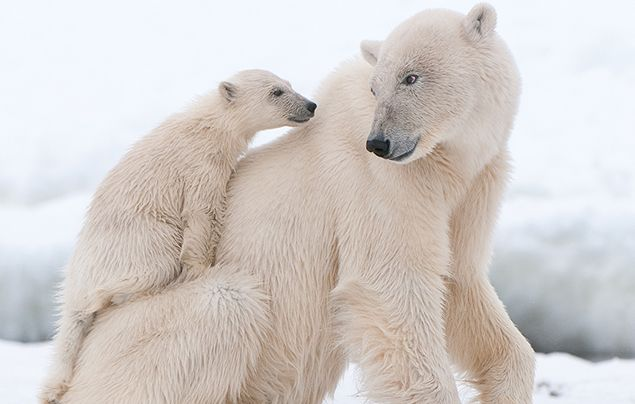
#> input picture session32/input/Polar-Bear.jpg, 635 x 404 px
$ python histogram.py
#> lines starting #> are read from the running program, lines starting #| are printed output that depends on the picture
import cv2
import matplotlib.pyplot as plt

image = cv2.imread('input/Polar-Bear.jpg', cv2.IMREAD_GRAYSCALE)
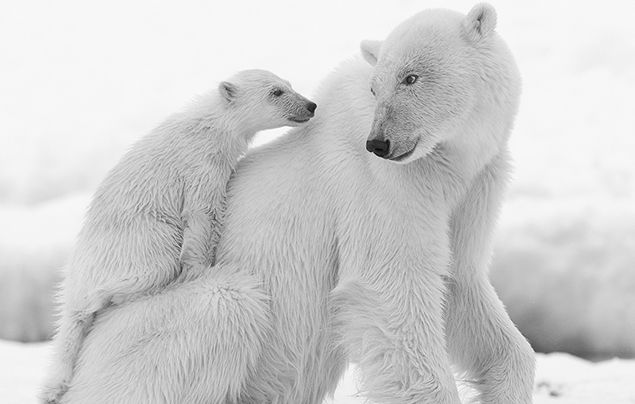
#> image: shape (404, 635); min 0, max 255, mean 206.8

hist = cv2.calcHist([image], [0], None, [256], [0,256])
#> hist = 256 values, max 36280 at index 247, min 0 at index 1, mean 1002.1

#print(hist.astype(int))
plt.plot(hist)
plt.show()
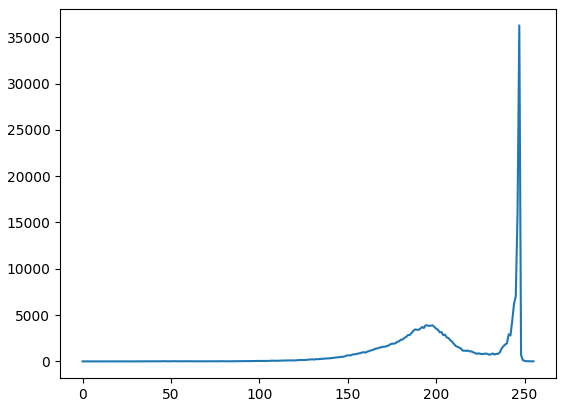
#> figure drawn by matplotlib, 1 panel; curve peaks at x = 247, y = 36280

$ run again, with session32/input/board.png saved as session32/input/Polar-Bear.jpg
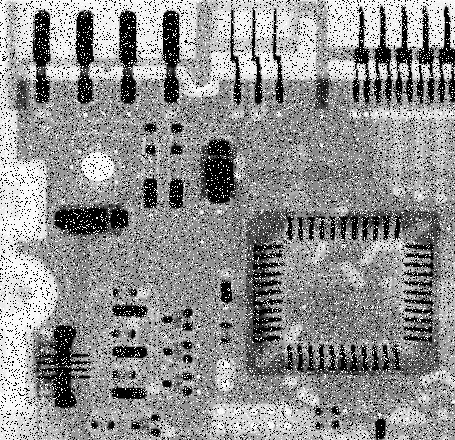
#> input picture session32/input/board.png, 455 x 440 px
#> image is the input picture: shape (440, 455); min 0, max 255, mean 144.1
#> hist = 256 values, max 19876 at index 0, min 33 at index 27, mean 782
#> `plt.show()`:
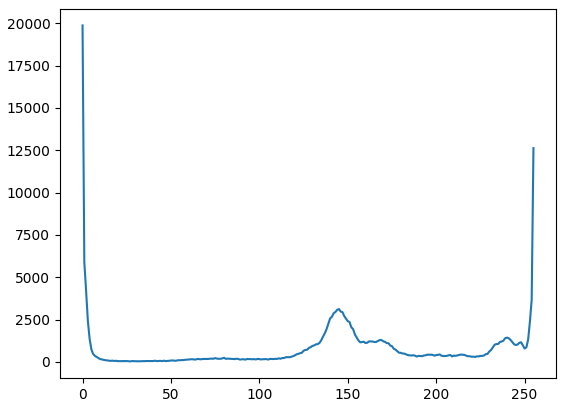
#> figure drawn by matplotlib, 1 panel; curve peaks at x = 0, y = 19876
